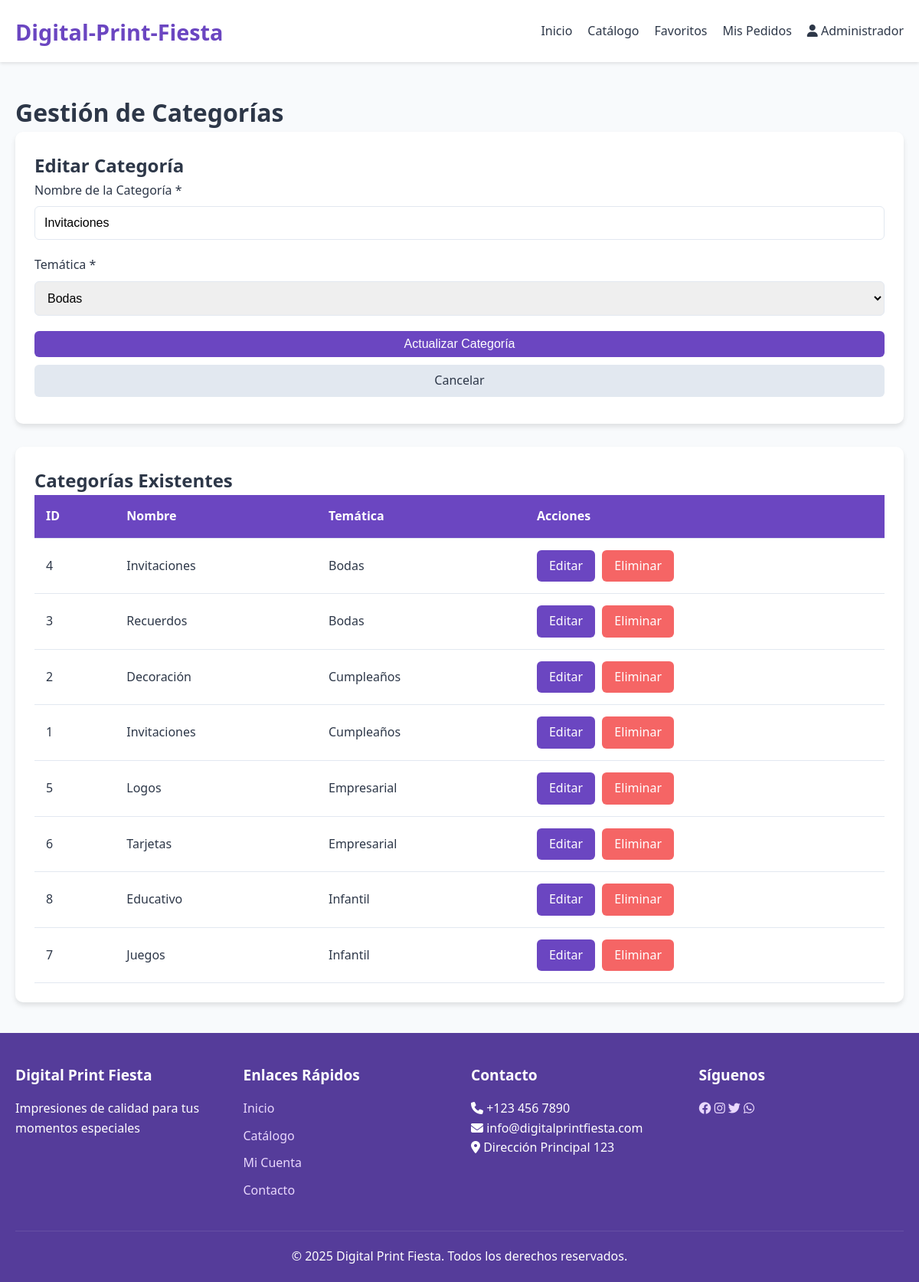
The app's page /admin/categories.php?edit=4 (signed in) with its own data.
### tables this page shows
CREATE TABLE categorias (
    id INT AUTO_INCREMENT PRIMARY KEY,
    nombre VARCHAR(100) NOT NULL,
    tematica_id INT NOT NULL,
    FOREIGN KEY (tematica_id) REFERENCES tematicas(id) ON DELETE CASCADE
);

CREATE TABLE tematicas (
    id INT AUTO_INCREMENT PRIMARY KEY,
    nombre VARCHAR(100) NOT NULL,
    imagen VARCHAR(255) NOT NULL
);

### admin/categories.php (the view, shortened to what this page needs)
<?php
$database = new Database();
$db = $database->getConnection();
$query_tematicas = "SELECT * FROM tematicas ORDER BY nombre";
$tematicas = $db->query($query_tematicas)->fetchAll(PDO::FETCH_ASSOC);
$query = "SELECT c.*, t.nombre as tematica_nombre
          FROM categorias c
          LEFT JOIN tematicas t ON c.tematica_id = t.id
          ORDER BY t.nombre, c.nombre";
$categorias = $db->query($query)->fetchAll(PDO::FETCH_ASSOC);
include '../includes/header.php';
?>
<div class="admin-container">
    <h1>Gestión de Categorías</h1>
    <div class="admin-form">
        <h2><?php echo isset($_GET['edit']) ? 'Editar Categoría' : 'Agregar Nueva Categoría'; ?></h2>
        <?php
        $editing = false;
        $categoria_edit = null;
        if (isset($_GET['edit'])) {
            $editing = true;
            $categoria_id = $_GET['edit'];
            $query = "SELECT * FROM categorias WHERE id = ?";
            $stmt = $db->prepare($query);
            $stmt->bindParam(1, $categoria_id);
            $stmt->execute();
            $categoria_edit = $stmt->fetch(PDO::FETCH_ASSOC);
        }
        ?>
        <form method="POST">
            <div class="form-group">
                <label for="nombre">Nombre de la Categoría *</label>
                <input type="text" id="nombre" name="nombre" required
                       value="<?php echo $editing ? htmlspecialchars($categoria_edit['nombre']) : ''; ?>">
            </div>
            <div class="form-group">
                <label for="tematica_id">Temática *</label>
                <select id="tematica_id" name="tematica_id" required>
                    <?php foreach ($tematicas as $tema): ?>
                    <option value="<?php echo $tema['id']; ?>"
                        <?php echo ($editing && $categoria_edit['tematica_id'] == $tema['id']) ? 'selected' : ''; ?>>
                        <?php echo htmlspecialchars($tema['nombre']); ?>
                    </option>
                    <?php endforeach; ?>
                </select>
            </div>
            <button type="submit" class="btn btn-block">
                <?php echo $editing ? 'Actualizar Categoría' : 'Agregar Categoría'; ?>
            </button>
            <?php if ($editing): ?>
            <a href="categories.php" class="btn btn-secondary btn-block">Cancelar</a>
            <?php endif; ?>
        </form>
    </div>
    <div class="admin-list">
        <h2>Categorías Existentes</h2>
        <?php if (empty($categorias)): ?>
        <p>No hay categorías registradas.</p>
        <?php else: ?>
        <div class="table-responsive">
            <table class="admin-table">
                <thead>
                    <tr>
                        <th>ID</th>
                        <th>Nombre</th>
                        <th>Temática</th>
                        <th>Acciones</th>
                    </tr>
                </thead>
                <tbody>
                    <?php foreach ($categorias as $categoria): ?>
                    <tr>
                        <td><?php echo $categoria['id']; ?></td>
                        <td><?php echo htmlspecialchars($categoria['nombre']); ?></td>
                        <td><?php echo htmlspecialchars($categoria['tematica_nombre']); ?></td>
                        <td>
                            <a href="categories.php?edit=<?php echo $categoria['id']; ?>" class="btn">Editar</a>
                            <a href="categories.php?delete=<?php echo $categoria['id']; ?>"
                               class="btn btn-danger"
                               onclick="return confirm('¿Estás seguro de que quieres eliminar esta categoría?');">Eliminar</a>
                        </td>
                    </tr>
                    <?php endforeach; ?>
                </tbody>
            </table>
        </div>
        <?php endif; ?>
    </div>
</div>
<?php
include '../includes/footer.php';
?>

### assets/css/style.css (style rules this page uses)
:root { --primary-color: #6b46c1; --primary-light: #805ad5; --primary-dark: #553c9a; --accent-color: #9f7aea; --light-color: #e9d8fd; --text-color: #2d3748; --background-color: #f8fafc; --white: #ffffff; --gray-light: #e2e8f0; --success-color: #48bb78; --error-color: #f56565; --warning-color: #ed8936; }
* { margin: 0; padding: 0; box-sizing: border-box; }
body { font-family: 'Segoe UI', Tahoma, Geneva, Verdana, sans-serif; line-height: 1.6; color: var(--text-color); background-color: var(--background-color); }
.form-group { margin-bottom: 20px; }
.form-group label { display: block; margin-bottom: 8px; font-weight: 500; }
.form-group input, .form-group select, .form-group textarea { width: 100%; padding: 12px; border: 1px solid var(--gray-light); border-radius: 6px; font-size: 16px; transition: border-color 0.3s; }
.btn { display: inline-block; padding: 12px 24px; background-color: var(--primary-color); color: var(--white); border: none; border-radius: 6px; font-size: 16px; font-weight: 500; cursor: pointer; transition: background-color 0.3s; text-decoration: none; text-align: center; }
.btn-block { display: block; width: 100%; }
.btn-secondary { background-color: var(--gray-light); color: var(--text-color); }

### admin/categories.php (style rules this page uses)
.admin-container { padding: 20px; }
.admin-form { background: var(--white); border-radius: 10px; padding: 25px; margin-bottom: 30px; box-shadow: 0 4px 6px rgba(0, 0, 0, 0.1); }
.admin-list { background: var(--white); border-radius: 10px; padding: 25px; box-shadow: 0 4px 6px rgba(0, 0, 0, 0.1); }
.table-responsive { overflow-x: auto; }
.admin-table { width: 100%; border-collapse: collapse; }
.admin-table th, .admin-table td { padding: 15px; text-align: left; border-bottom: 1px solid var(--gray-light); }
.admin-table th { background-color: var(--primary-color); color: var(--white); font-weight: 600; }
.btn { display: inline-block; padding: 8px 16px; background-color: var(--primary-color); color: var(--white); border: none; border-radius: 6px; text-decoration: none; cursor: pointer; margin-right: 5px; }
.btn-secondary { background-color: var(--gray-light); color: var(--text-color); }
.btn-danger { background-color: var(--error-color); color: white; }
.btn-block { display: block; width: 100%; margin-bottom: 10px; }

### records on screen
categorias: nombre "Invitaciones", tematica_id "Bodas", id "4", tematica.nombre "Bodas"
categorias: id "3", nombre "Recuerdos", tematica.nombre "Bodas"
categorias: id "2", nombre "Decoración", tematica.nombre "Cumpleaños"
categorias: id "1", nombre "Invitaciones", tematica.nombre "Cumpleaños"
categorias: id "5", nombre "Logos", tematica.nombre "Empresarial"
categorias: id "6", nombre "Tarjetas", tematica.nombre "Empresarial"
categorias: id "8", nombre "Educativo", tematica.nombre "Infantil"
categorias: id "7", nombre "Juegos", tematica.nombre "Infantil"

### other values on screen
$_SESSION['user_name'] "Administrador"
